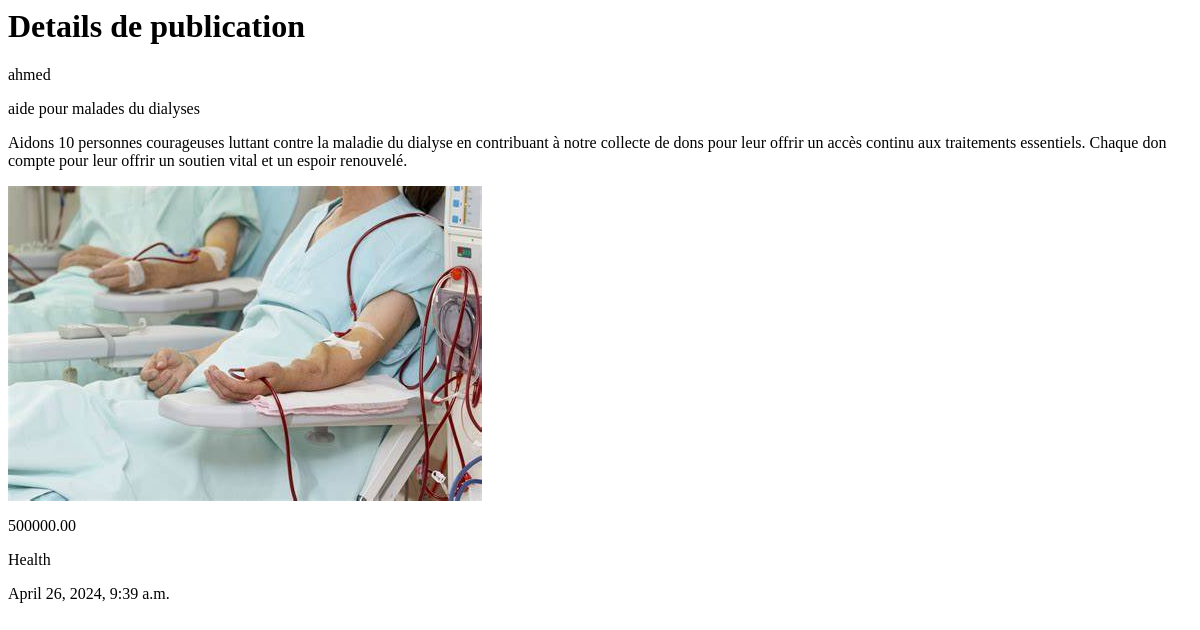
/publications/detail/2/ (signed in), run on an earlier commit of the app's database.
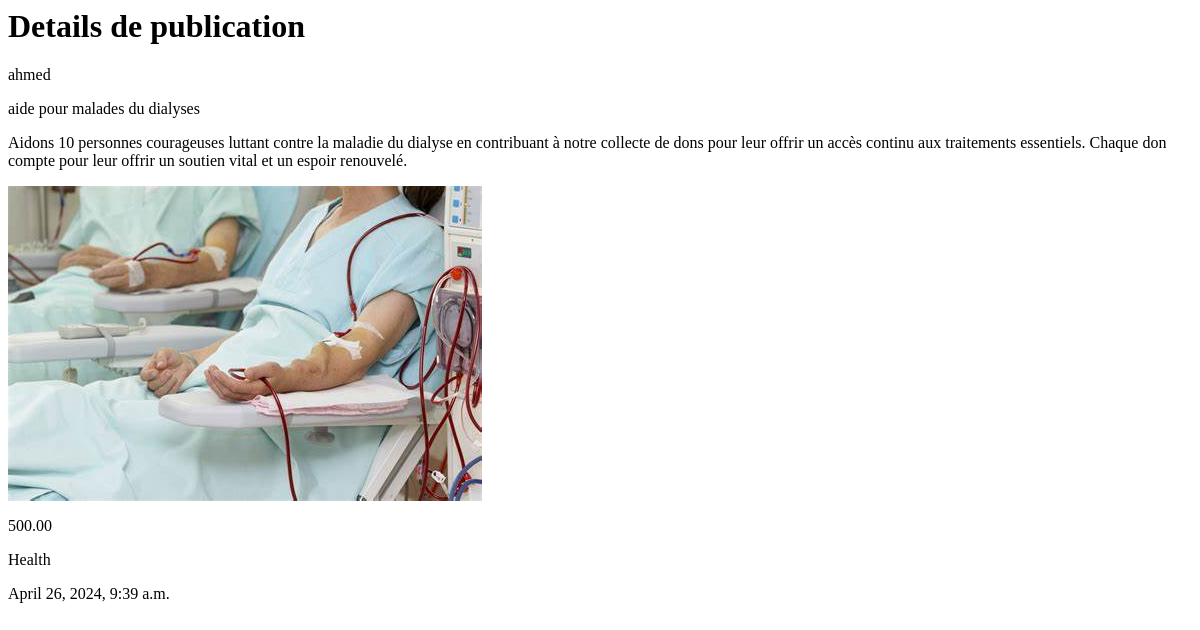
And on a later commit of the database.
### publications/models.py (models this page shows, shortened)
class Publication(models.Model):
    id=models.AutoField(primary_key=True)
    titre=models.CharField(max_length=150)
    contenu=models.TextField()
    date=models.DateTimeField(default=timezone.now)
    image=models.ImageField(upload_to='photos/%y/%m/%d', blank=True)
    montant=models.DecimalField(max_digits=20,decimal_places=2)
    user=models.ForeignKey(User,on_delete=models.CASCADE,null=True)
    category = models.ForeignKey(Category, on_delete=models.CASCADE,null=True,blank=True)
    objects = models.Manager()

### users/models.py (models this page shows, shortened)
class User(AbstractUser):
    is_association= models.BooleanField(default=True)
    is_donor = models.BooleanField(default=False)
    is_admin = models.BooleanField(default=False)
    groups = models.ManyToManyField(Group, related_name='user_groups')
    user_permissions = models.ManyToManyField(Permission, related_name='user_permissions')
    email_confirmed = models.BooleanField(default=False)
    confirmation_token = models.CharField(max_length=100, blank=True, null=True)

### categories/models.py (models this page shows)
class Category(models.Model):
    id=models.AutoField(primary_key=True, unique=True)
    name=models.CharField(max_length=50)
    objects = models.Manager()
    def __str__(self) :
        return self.name

### publications/views.py (the view)
# urls.py: path('detail/<int:pk>/',views.PubDetail,name='detail'),
@login_required
def PubDetail(request, pk):
    publication = get_object_or_404(Publication, pk=pk)
    return render(request, 'publications/detail.html', {'publication': publication})

### templates/publications/detail.html
<h1> Details de publication </h1>
<p>{{ publication.user.first_name }}</p>
<p>{{ publication.titre }}</p>
<p>{{ publication.contenu }}</p>
<img src="{{ publication.image.url }}" alt="{{ publication.titre }}">
<p>{{ publication.montant }}</p>
<p>{{ publication.category }}</p>
<p>{{ publication.date }}</p>

What changed in the data, as far as the page shows it:
changed Publication "aide pour malades du dialyses": montant "500000.00" → "500.00"
